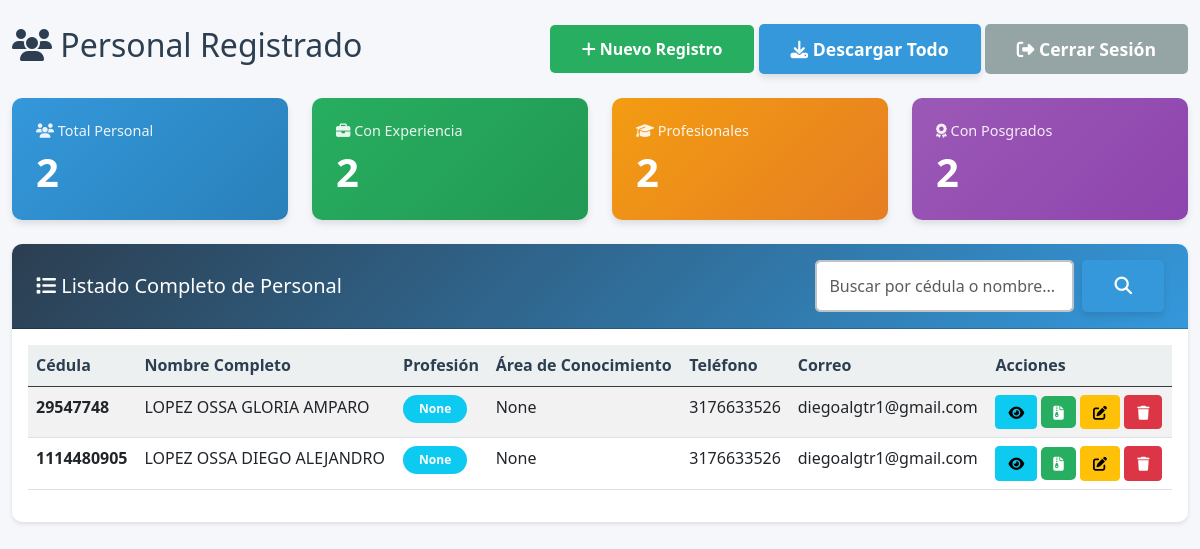
The app's page /formapp/lista/ (signed in), older data.
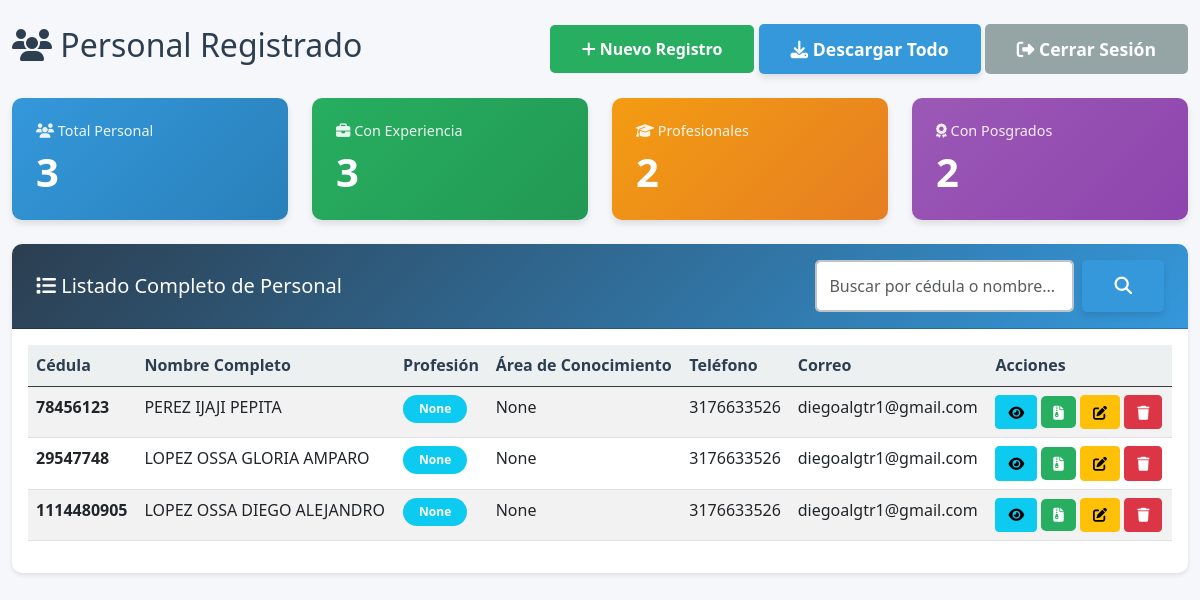
The same page, newer data.
### formapp/models.py (models this page shows, shortened)
class InformacionBasica(models.Model):
    GENERO_CHOICES = [
        ('Femenino', 'Femenino'),
        ('Masculino', 'Masculino'),
        ('Otro', 'Otro'),
    ]
    AREA_CONOCIMIENTO_CHOICES = [
        ('JURIDICO', 'JURIDICO'),
        ('TECNICO', 'TECNICO'),
        ('TRANSVERSALIZACION', 'TRANSVERSALIZACION'),
        ('LIDERES', 'LIDERES'),
        ('PSICOLOGIA', 'PSICOLOGIA'),
        ('GESTION HUMANA', 'GESTION HUMANA'),
        ('SOCIAL', 'SOCIAL'),
        ('ADMINISTRATIVO Y FINANCIERO', 'ADMINISTRATIVO Y FINANCIERO'),
        ('SANEAMIENTO Y NUTRICIONAL - PROFESIONAL', 'SANEAMIENTO Y NUTRICIONAL - PROFESIONAL'),
        ('SANEAMIENTO Y NUTRICIONAL - TECNICO', 'SANEAMIENTO Y NUTRICIONAL - TECNICO'),
        ('COORDINADOR LOGISTICO', 'COORDINADOR LOGISTICO'),
        ('LIDER TECNICO', 'LIDER TECNICO'),
        ('FORMACION', 'FORMACION'),
        ('LIDER ADMINISTRATIVO Y FINANCIERO', 'LIDER ADMINISTRATIVO Y FINANCIERO'),
        ('SOSTENIBILIDAD', 'SOSTENIBILIDAD'),
        ('LOGISTICA', 'LOGISTICA'),
        ('COMUNICACIONES', 'COMUNICACIONES'),
        ('PLANEACION', 'PLANEACION'),
        ('PROFESIONAL ESPECIALIZADO DIRECTOR', 'PROFESIONAL ESPECIALIZADO DIRECTOR'),
        ('PROFESIONAL ADMINISTRATIVO', 'PROFESIONAL ADMINISTRATIVO'),
        ('PROFESIONAL CONTABLE', 'PROFESIONAL CONTABLE'),
        ('OTRO', 'OTRO'),
    ]
    PROFESION_CHOICES = [
        ('ABOGADO', 'ABOGADO'),
        ('PSICOLOGA', 'PSICOLOGA'),
        ('PSICOLOGO', 'PSICOLOGO'),
        ('LICENCIADA EN EDUCACION BASICA', 'LICENCIADA EN EDUCACION BASICA'),
        ('TECNICO LABORAL POR COMPETENCIAS EN CONTABILIDAD GENERAL SISTEMATIZADA', 'TECNICO LABORAL POR COMPETENCIAS EN CONTABILIDAD GENERAL SISTEMATIZADA'),
        ('TRABAJADORA SOCIAL', 'TRABAJADORA SOCIAL'),
        ('TRABAJADOR SOCIAL', 'TRABAJADOR SOCIAL'),
        ('ADMINISTRADOR DE EMPRESAS', 'ADMINISTRADOR DE EMPRESAS'),
        ('NUTRICIONISTA DIETISTA', 'NUTRICIONISTA DIETISTA'),
        ('BACHILLER', 'BACHILLER'),
        ('TECNICO PROFESIONAL EN INGENIERIA DE SISTEMAS', 'TECNICO PROFESIONAL EN INGENIERIA DE SISTEMAS'),
        ('INGENIERO DE SISTEMAS', 'INGENIERO DE SISTEMAS'),
        ('TECNOLOGO EN ALIMENTOS', 'TECNOLOGO EN ALIMENTOS'),
        ('TECNICO LABORAL EN AUXILIAR ADMINISTRATIVO', 'TECNICO LABORAL EN AUXILIAR ADMINISTRATIVO'),
        ('INGENIERA AGRONOMA', 'INGENIERA AGRONOMA'),
        ('INGENIERO AGRONOMO', 'INGENIERO AGRONOMO'),
        ('INGENIERO EN ALIMENTOS', 'INGENIERO EN ALIMENTOS'),
        ('INGENIERA DE ALIMENTOS', 'INGENIERA DE ALIMENTOS'),
        ('INGENIERO INDUSTRIAL', 'INGENIERO INDUSTRIAL'),
        ('INGENIERA INDUSTRIAL', 'INGENIERA INDUSTRIAL'),
        ('SOCIOLOGO', 'SOCIOLOGO'),
        ('SOCIOLOGA', 'SOCIOLOGA'),
        ('CONTADOR PUBLICO', 'CONTADOR PUBLICO'),
        ('TECNOLOGO EN GESTION DE RECURSOS NATURALES', 'TECNOLOGO EN GESTION DE RECURSOS NATURALES'),
        ('TECNICO EN GESTION DE SISTEMAS DE MANEJO AMBIENTAL', 'TECNICO EN GESTION DE SISTEMAS DE MANEJO AMBIENTAL'),
        ('ADMINISTRADORA AMBIENTAL', 'ADMINISTRADORA AMBIENTAL'),
        ('ADMINISTRADOR AMBIENTAL', 'ADMINISTRADOR AMBIENTAL'),
        ('LICENCIATURA EN ADMINISTRACION DE NEGOCIOS CON ENFASIS EN MERCADEO', 'LICENCIATURA EN ADMINISTRACION DE NEGOCIOS CON ENFASIS EN MERCADEO'),
        ('NORMALISTA SUPERIOR', 'NORMALISTA SUPERIOR'),
        ('LICENCIADA EN CIENCIAS RELIGIOSAS', 'LICENCIADA EN CIENCIAS RELIGIOSAS'),
        ('ADMINISTRADORA PUBLICA', 'ADMINISTRADORA PUBLICA'),
        ('ADMINISTRADOR DE NEGOCIOS', 'ADMINISTRADOR DE NEGOCIOS'),
        ('TECNICO LABORAL EN SECRETARIADO ADMINISTRATIVO Y GERENCIAL', 'TECNICO LABORAL EN SECRETARIADO ADMINISTRATIVO Y GERENCIAL'),
        ('INGENIERO AGROINDUSTRIAL', 'INGENIERO AGROINDUSTRIAL'),
        ('INGENIERIA AGROINDUSTRIAL', 'INGENIERIA AGROINDUSTRIAL'),
        ('TECNOLOGA EN AGUA Y SANEAMIENTO', 'TECNOLOGA EN AGUA Y SANEAMIENTO'),
        ('TECNICO EN ADMINISTRACION DE NEGOCIOS', 'TECNICO EN ADMINISTRACION DE NEGOCIOS'),
        ('LICENCIADA EN PEDAGOGIA INFANTIL', 'LICENCIADA EN PEDAGOGIA INFANTIL'),
        ('TEOLOGA', 'TEOLOGA'),
        ('TECNOLOGO INDUSTRIAL', 'TECNOLOGO INDUSTRIAL'),
        ('TECNOLOGO EN CONTROL DE CALIDAD DE ALIMENTOS', 'TECNOLOGO EN CONTROL DE CALIDAD DE ALIMENTOS'),
        ('TECNICO PROFESIONAL EN PROCESAMIENTO DE ALIMENTOS', 'TECNICO PROFESIONAL EN PROCESAMIENTO DE ALIMENTOS'),
        ('TECNOLOGO EN PROCESAMIENTO DE ALIMENTOS PERECEDEROS', 'TECNOLOGO EN PROCESAMIENTO DE ALIMENTOS PERECEDEROS'),
        ('TECNOLOGO EN ECOLOGIA Y MANEJO AMBIENTAL', 'TECNOLOGO EN ECOLOGIA Y MANEJO AMBIENTAL'),
        ('PROFESIONAL EN AGROINDUSTRIA', 'PROFESIONAL EN AGROINDUSTRIA'),
        ('ADMINISTRADOR AGROPECUARIO', 'ADMINISTRADOR AGROPECUARIO'),
        ('TECNICO EN RECURSOS HUMANOS', 'TECNICO EN RECURSOS HUMANOS'),
        ('TECNOLOGA EN GESTION ADMINISTRATIVA', 'TECNOLOGA EN GESTION ADMINISTRATIVA'),
        ('TECNICO EN CONTABILIZACION DE OPERACIONES COMERCIALES Y FINANCIERAS', 'TECNICO EN CONTABILIZACION DE OPERACIONES COMERCIALES Y FINANCIERAS'),
        ('TECNICO EN ASISTENCIA ADMINISTRATIVA', 'TECNICO EN ASISTENCIA ADMINISTRATIVA'),
        ('TECNOLOGA EN GESTION DEL TALENTO HUMANO', 'TECNOLOGA EN GESTION DEL TALENTO HUMANO'),
        ('AUXILIAR CONTABLE Y FINANCIERO', 'AUXILIAR CONTABLE Y FINANCIERO'),
        ('PROFESIONAL EN FINANZAS Y NEGOCIOS INTERNACIONALES', 'PROFESIONAL EN FINANZAS Y NEGOCIOS INTERNACIONALES'),
        ('TECNOLOGO EN GESTION DE PROYECTOS DE DESARROLLO ECONOMICO Y SOCIAL', 'TECNOLOGO EN GESTION DE PROYECTOS DE DESARROLLO ECONOMICO Y SOCIAL'),
        ('TECNICO LABORAL EN CONTABILIDAD Y FINANZAS', 'TECNICO LABORAL EN CONTABILIDAD Y FINANZAS'),
        ('TECNICO EN ASISTENCIA Y ATENCION INTEGRAL A LA PRIMERA INFANCIA', 'TECNICO EN ASISTENCIA Y ATENCION INTEGRAL A LA PRIMERA INFANCIA'),
        ('TECNOLOGO EN GESTION DEL TALENTO HUMANO', 'TECNOLOGO EN GESTION DEL TALENTO HUMANO'),
        ('TECNICO LABORAL EN CHEF', 'TECNICO LABORAL EN CHEF'),
        ('OTRO', 'OTRO'),
    ]
    PERFIL_CHOICES = [
        ('BACHILLER GGHH', 'BACHILLER GGHH'),
        ('PROFESIONAL SOCIAL', 'PROFESIONAL SOCIAL'),
        ('PROFESIONAL PSICOLOGIA', 'PROFESIONAL PSICOLOGIA'),
        ('LIDER DE NUTRICIONAL', 'LIDER DE NUTRICIONAL'),
        ('TECNICO SANITARIO AMBIENTAL', 'TECNICO SANITARIO AMBIENTAL'),
        ('TECNICO NUTRICIONAL', 'TECNICO NUTRICIONAL'),
        ('TECNICO GGHH', 'TECNICO GGHH'),
        ('PROFESIONAL SANITARIO AMBIENTAL', 'PROFESIONAL SANITARIO AMBIENTAL'),
        ('PROFESIONAL FORMACION', 'PROFESIONAL FORMACION'),
        ('ABOGADO', 'ABOGADO'),
        ('OTRO', 'OTRO'),
    ]
    primer_apellido = models.CharField(max_length=50, verbose_name='Primer Apellido', default='')
    segundo_apellido = models.CharField(max_length=50, verbose_name='Segundo Apellido', default='')
    primer_nombre = models.CharField(max_length=50, verbose_name='Primer Nombre', default='')
    segundo_nombre = models.CharField(max_length=50, verbose_name='Segundo Nombre', blank=True, null=True)
    nombre_completo = models.CharField(max_length=200, verbose_name='Nombre Completo', blank=True, null=True)
    cedula = models.CharField(
        max_length=20,
        unique=True,
        verbose_name='Cédula',
        error_messages={
            'unique': 'Ya existe un registro con esta cédula. Por favor, verifica el número de cédula.'
        }
    )
    genero = models.CharField(max_length=50, verbose_name='Género', choices=GENERO_CHOICES)
    tipo_via = models.CharField(max_length=50, verbose_name='Tipo de Vía (Calle/Avenida/Carrera)', default='Calle')
    numero_via = models.CharField(max_length=20, verbose_name='Número de Vía', default='')
    numero_casa = models.CharField(max_length=20, verbose_name='Número de Casa/Edificio', default='')
    complemento_direccion = models.CharField(max_length=200, verbose_name='Complemento (Apto, Interior, etc.)', blank=True, null=True)
    barrio = models.CharField(max_length=200, verbose_name='Barrio', blank=True, null=True)
    telefono = models.CharField(max_length=20, verbose_name='Teléfono')
    correo = models.EmailField(verbose_name='Correo Electrónico')
    perfil = models.CharField(max_length=200, verbose_name='Perfil Profesional', blank=True, null=True)
    perfil_otro = models.CharField(max_length=200, verbose_name='Perfil Profesional (Otro)', blank=True, null=True)
    area_del_conocimiento = models.CharField(max_length=200, verbose_name='Área del Conocimiento', blank=True, null=True)
    area_del_conocimiento_otro = models.CharField(max_length=200, verbose_name='Área del Conocimiento (Otro)', blank=True, null=True)
    profesion = models.CharField(max_length=200, verbose_name='Profesión', blank=True, null=True)
    profesion_otro = models.CharField(max_length=200, verbose_name='Profesión (Otro)', blank=True, null=True)
    contrato = models.CharField(max_length=200, verbose_name='Contrato', blank=True, null=True)
    observacion = models.TextField(verbose_name='Observaciones', blank=True, null=True)

### formapp/views/views_admin.py (the view)
# urls.py: path('lista/', ApplicantListView.as_view(), name='applicant_list'),
class ApplicantListView(LoginRequiredMixin, ListView):
    model = InformacionBasica
    template_name = 'formapp/applicant_list.html'
    context_object_name = 'applicants'
    ordering = ['-id']
    paginate_by = 20
    def get_queryset(self):
        queryset = super().get_queryset()
        search_query = self.request.GET.get('search', '')
        if search_query:
            queryset = queryset.filter(
                Q(cedula__icontains=search_query) |
                Q(nombre_completo__icontains=search_query)
            )
        return queryset
    def get_context_data(self, **kwargs):
        context = super().get_context_data(**kwargs)
        context['total_personal'] = InformacionBasica.objects.count()
        context['con_experiencia'] = InformacionBasica.objects.filter(
            experiencias_laborales__isnull=False
        ).distinct().count()
        context['profesionales'] = InformacionBasica.objects.filter(
            formacion_academica__isnull=False
        ).distinct().count()
        context['con_posgrado'] = InformacionBasica.objects.filter(
            posgrados__isnull=False
        ).distinct().count()
        context['search_query'] = self.request.GET.get('search', '')
        return context

### formapp/templates/formapp/applicant_list.html (shortened to what the changed rows need)
{% extends 'base.html' %}
{% load static %}
{% block content %}
<div class="container-fluid mt-4">
    <div class="row">
        <div class="col-12">
            <div class="d-flex justify-content-between align-items-center mb-4">
                <h2><i class="fas fa-users"></i> Personal Registrado</h2>
            </div>
            <div class="row mb-4">
                <div class="col-md-3">
                    <div class="stat-card" style="background: linear-gradient(135deg, #3498db 0%, #2980b9 100%);">
                        <div class="card-body">
                            <h5 class="card-title">
                                <i class="fas fa-users"></i> Total Personal
                            </h5>
                            <h2>{{ total_personal }}</h2>
                        </div>
                    </div>
                </div>
                <div class="col-md-3">
                    <div class="stat-card" style="background: linear-gradient(135deg, #27ae60 0%, #229954 100%);">
                        <div class="card-body">
                            <h5 class="card-title">
                                <i class="fas fa-briefcase"></i> Con Experiencia
                            </h5>
                            <h2>{{ con_experiencia }}</h2>
                        </div>
                    </div>
                </div>
                <div class="col-md-3">
                    <div class="stat-card" style="background: linear-gradient(135deg, #f39c12 0%, #e67e22 100%);">
                        <div class="card-body">
                            <h2>{{ profesionales }}</h2>
                        </div>
                    </div>
                </div>
                <div class="col-md-3">
                    <div class="stat-card" style="background: linear-gradient(135deg, #9b59b6 0%, #8e44ad 100%);">
                        <div class="card-body">
                            <h2>{{ con_posgrado }}</h2>
                        </div>
                    </div>
                </div>
            </div>
            <div class="card">
                <div class="card-body">
                    {% if applicants %}
                        <div class="table-responsive">
                            <table class="table table-hover table-striped">
                                <thead class="table-dark">
                                    <tr>
                                        <th>Cédula</th>
                                        <th>Nombre Completo</th>
                                        <th>Profesión</th>
                                        <th>Área de Conocimiento</th>
                                        <th>Teléfono</th>
                                        <th>Correo</th>
                                        <th>Acciones</th>
                                    </tr>
                                </thead>
                                <tbody>
                                    {% for applicant in applicants %}
                                    <tr>
                                        <td><strong>{{ applicant.cedula }}</strong></td>
                                        <td>{{ applicant.nombre_completo }}</td>
                                        <td>
                                            <span class="badge bg-info">
                                                {{ applicant.profesion }}
                                            </span>
                                        </td>
                                        <td>{{ applicant.area_del_conocimiento }}</td>
                                        <td>{{ applicant.telefono }}</td>
                                        <td>{{ applicant.correo }}</td>
                                        <td>
                                            <a href="{% url 'formapp:applicant_detail' applicant.pk %}"
                                               class="btn btn-sm btn-info"
                                               title="Ver Detalle">
                                                <i class="fas fa-eye"></i>
                                            </a>
                                            <a href="{% url 'formapp:download_individual' applicant.pk %}"
                                               class="btn btn-sm btn-success"
                                               title="Descargar ZIP">
                                                <i class="fas fa-file-archive"></i>
                                            </a>
                                            {% if user.is_staff %}
                                            <a href="{% url 'formapp:applicant_edit' applicant.pk %}"
                                               class="btn btn-sm btn-warning"
                                               title="Editar">
                                                <i class="fas fa-edit"></i>
                                            </a>
                                            <button type="button"
                                                    class="btn btn-sm btn-danger"
                                                    title="Eliminar"
                                                    onclick="confirmDelete('{{ applicant.nombre_completo }}', '{% url 'formapp:applicant_delete' applicant.pk %}')">
                                                <i class="fas fa-trash"></i>
                                            </button>
                                            {% endif %}
                                        </td>
                                    </tr>
                                    {% endfor %}
                                </tbody>
                            </table>
                        </div>
                    {% else %}
                        <div class="alert alert-info text-center">
                            <i class="fas fa-info-circle fa-3x mb-3"></i>
                            <h4>No hay personal registrado</h4>
                            <p>Haz clic en "Nuevo Registro" para agregar el primero.</p>
                        </div>
                    {% endif %}
                </div>
            </div>
        </div>
    </div>
</div>
{% endblock %}

Row changes from the older to the newer data that the page shows:
added InformacionBasica: cedula "78456123", nombre_completo "PEREZ IJAJI PEPITA", profesion "None", area_del_conocimiento "None", telefono "3176633526", correo "diegoalgtr1@gmail.com"
Text that changed along with them:
{{ total_personal }}: "2" → "3"
{{ con_experiencia }}: "2" → "3"
